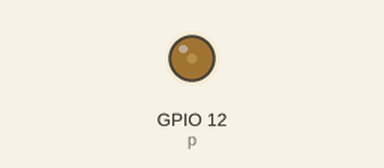
Bench run of a program on a simulated Raspberry Pi (BCM pin numbers). Parts: output pins drawn as LEDs (lit = HIGH). The clock reads 2024-03-15 10:24:30 at power-on unless the program sets it. At 4.2 s the program stops and its outputs stay as they are.

Above: at 0.45 s.
At 1.25 s:
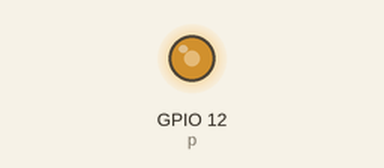
At 2.1 s:
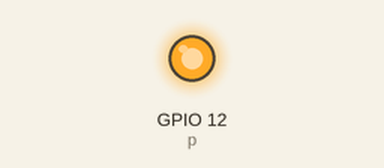
At 4.2 s:
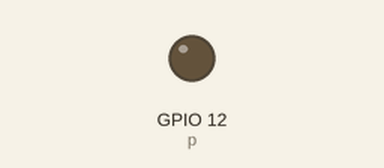
Timing chart, 0 to 5.7 s (numbered marks = the images above):
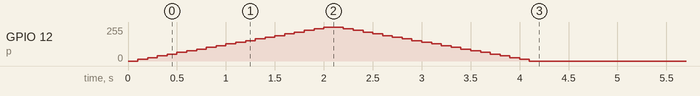

Measured:
- by itself, GPIO 12 (p): rises from 0/255 to 255/255 in 1.9 s, then falls to 0/255 in 2.1 s

The program:

sample_pwm.py
```python
def main():
    import RPi.GPIO as GPIO
    import time

    GPIO.setmode(GPIO.BCM)
    GPIO.setup(12, GPIO.OUT)
    p = GPIO.PWM(12, 50)
    try:
        p.start(0)
        for dc in range(0, 101, 5):
            p.ChangeDutyCycle(dc)
            time.sleep(0.1)
        for dc in range(100, -1, -5):
            p.ChangeDutyCycle(dc)
            time.sleep(0.1)
    finally:
        p.stop()
        GPIO.cleanup()


if __name__ == '__main__':
    import logging

    logging.basicConfig(level=logging.DEBUG)

    main()
```
